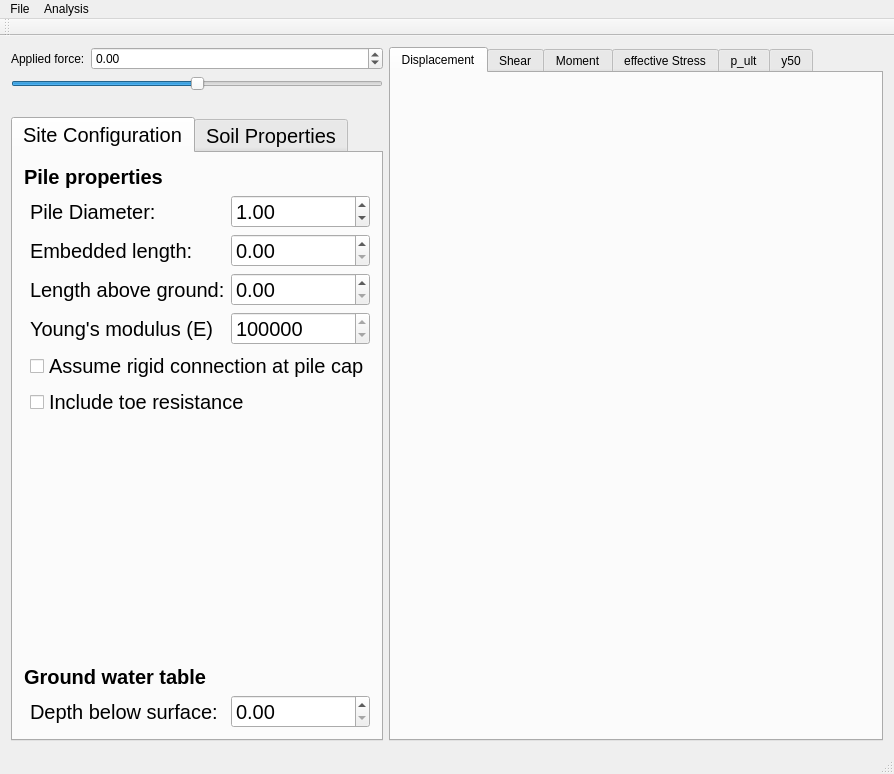
<?xml version="1.0" encoding="UTF-8"?>
<ui version="4.0">
 <class>MainWindow</class>
 <widget class="QMainWindow" name="MainWindow">
  <property name="geometry">
   <rect>
    <x>0</x>
    <y>0</y>
    <width>894</width>
    <height>774</height>
   </rect>
  </property>
  <property name="sizePolicy">
   <sizepolicy hsizetype="Preferred" vsizetype="Preferred">
    <horstretch>0</horstretch>
    <verstretch>0</verstretch>
   </sizepolicy>
  </property>
  <property name="minimumSize">
   <size>
    <width>600</width>
    <height>600</height>
   </size>
  </property>
  <property name="windowTitle">
   <string>MainWindow</string>
  </property>
  <widget class="QWidget" name="centralWidget">
   <layout class="QHBoxLayout" name="horizontalLayout_2">
    <item>
     <layout class="QVBoxLayout" name="verticalLayout">
      <item>
       <layout class="QHBoxLayout" name="horizontalLayout">
        <item>
         <widget class="QLabel" name="forceLabel">
          <property name="text">
           <string>Applied force:</string>
          </property>
         </widget>
        </item>
        <item>
         <widget class="QDoubleSpinBox" name="appliedForce">
          <property name="sizePolicy">
           <sizepolicy hsizetype="Minimum" vsizetype="Fixed">
            <horstretch>2</horstretch>
            <verstretch>0</verstretch>
           </sizepolicy>
          </property>
          <property name="minimum">
           <double>-10000.000000000000000</double>
          </property>
          <property name="maximum">
           <double>10000.000000000000000</double>
          </property>
          <property name="singleStep">
           <double>100.000000000000000</double>
          </property>
          <property name="value">
           <double>0.000000000000000</double>
          </property>
         </widget>
        </item>
       </layout>
      </item>
      <item>
       <widget class="QSlider" name="displacementSlider">
        <property name="minimum">
         <number>-100</number>
        </property>
        <property name="maximum">
         <number>100</number>
        </property>
        <property name="orientation">
         <enum>Qt::Horizontal</enum>
        </property>
        <property name="tickPosition">
         <enum>QSlider::NoTicks</enum>
        </property>
       </widget>
      </item>
      <item>
       <widget class="QLabel" name="schematic">
        <property name="sizePolicy">
         <sizepolicy hsizetype="Preferred" vsizetype="Preferred">
          <horstretch>1</horstretch>
          <verstretch>0</verstretch>
         </sizepolicy>
        </property>
        <property name="maximumSize">
         <size>
          <width>16777215</width>
          <height>16777215</height>
         </size>
        </property>
        <property name="text">
         <string/>
        </property>
        <property name="pixmap">
         <pixmap resource="qtpileresources.qrc">:/images/PileSchematic@0,5x.png</pixmap>
        </property>
        <property name="scaledContents">
         <bool>true</bool>
        </property>
        <property name="alignment">
         <set>Qt::AlignCenter</set>
        </property>
       </widget>
      </item>
      <item>
       <widget class="QTabWidget" name="properties">
        <property name="font">
         <font>
          <pointsize>15</pointsize>
         </font>
        </property>
        <property name="currentIndex">
         <number>0</number>
        </property>
        <widget class="QWidget" name="pileProperties">
         <attribute name="title">
          <string>Site Configuration</string>
         </attribute>
         <layout class="QGridLayout" name="gridLayout">
          <item row="5" column="2">
           <widget class="QDoubleSpinBox" name="Emodulus">
            <property name="decimals">
             <number>0</number>
            </property>
            <property name="minimum">
             <double>10000000.000000000000000</double>
            </property>
            <property name="maximum">
             <double>100000000.000000000000000</double>
            </property>
            <property name="singleStep">
             <double>100000.000000000000000</double>
            </property>
            <property name="value">
             <double>25000000.000000000000000</double>
            </property>
           </widget>
          </item>
          <item row="9" column="0" colspan="2">
           <widget class="QLabel" name="GWlabel">
            <property name="minimumSize">
             <size>
              <width>0</width>
              <height>20</height>
             </size>
            </property>
            <property name="font">
             <font>
              <weight>75</weight>
              <bold>true</bold>
             </font>
            </property>
            <property name="text">
             <string>Ground water table</string>
            </property>
            <property name="alignment">
             <set>Qt::AlignBottom|Qt::AlignLeading|Qt::AlignLeft</set>
            </property>
           </widget>
          </item>
          <item row="10" column="2">
           <widget class="QDoubleSpinBox" name="groundWaterTable"/>
          </item>
          <item row="1" column="0" colspan="2">
           <widget class="QLabel" name="pilePropertyLabel">
            <property name="maximumSize">
             <size>
              <width>16777215</width>
              <height>25</height>
             </size>
            </property>
            <property name="font">
             <font>
              <weight>75</weight>
              <bold>true</bold>
             </font>
            </property>
            <property name="text">
             <string>Pile properties</string>
            </property>
           </widget>
          </item>
          <item row="10" column="1">
           <widget class="QLabel" name="gwtableLabel">
            <property name="text">
             <string>Depth below surface:</string>
            </property>
           </widget>
          </item>
          <item row="2" column="1">
           <widget class="QLabel" name="diameterLabel">
            <property name="text">
             <string>Pile Diameter:</string>
            </property>
           </widget>
          </item>
          <item row="7" column="1" colspan="2">
           <widget class="QCheckBox" name="chkBox_include_toe_resistance">
            <property name="text">
             <string>Include toe resistance</string>
            </property>
           </widget>
          </item>
          <item row="3" column="2">
           <widget class="QDoubleSpinBox" name="embeddedLength"/>
          </item>
          <item row="3" column="1">
           <widget class="QLabel" name="lengthLabel">
            <property name="text">
             <string>Embedded length:</string>
            </property>
           </widget>
          </item>
          <item row="4" column="2">
           <widget class="QDoubleSpinBox" name="freeLength"/>
          </item>
          <item row="5" column="1">
           <widget class="QLabel" name="emodulusLabel">
            <property name="text">
             <string>Young's modulus (E)</string>
            </property>
           </widget>
          </item>
          <item row="2" column="2">
           <widget class="QDoubleSpinBox" name="pileDiameter">
            <property name="minimum">
             <double>0.010000000000000</double>
            </property>
            <property name="singleStep">
             <double>0.010000000000000</double>
            </property>
            <property name="value">
             <double>1.000000000000000</double>
            </property>
           </widget>
          </item>
          <item row="4" column="1">
           <widget class="QLabel" name="freeLengthLabel">
            <property name="text">
             <string>Length above ground:</string>
            </property>
           </widget>
          </item>
          <item row="6" column="1" colspan="2">
           <widget class="QCheckBox" name="chkBox_assume_rigid_cap">
            <property name="text">
             <string>Assume rigid connection at pile cap</string>
            </property>
           </widget>
          </item>
         </layout>
         <zorder>lengthLabel</zorder>
         <zorder>freeLengthLabel</zorder>
         <zorder>embeddedLength</zorder>
         <zorder>freeLength</zorder>
         <zorder>pilePropertyLabel</zorder>
         <zorder>diameterLabel</zorder>
         <zorder>pileDiameter</zorder>
         <zorder>GWlabel</zorder>
         <zorder>emodulusLabel</zorder>
         <zorder>Emodulus</zorder>
         <zorder>gwtableLabel</zorder>
         <zorder>groundWaterTable</zorder>
         <zorder>chkBox_include_toe_resistance</zorder>
         <zorder>chkBox_assume_rigid_cap</zorder>
        </widget>
        <widget class="QWidget" name="soilProperties">
         <property name="sizePolicy">
          <sizepolicy hsizetype="Preferred" vsizetype="Preferred">
           <horstretch>1</horstretch>
           <verstretch>0</verstretch>
          </sizepolicy>
         </property>
         <attribute name="title">
          <string>Soil Properties</string>
         </attribute>
         <layout class="QGridLayout" name="gridLayout_2">
          <property name="leftMargin">
           <number>10</number>
          </property>
          <property name="topMargin">
           <number>10</number>
          </property>
          <property name="rightMargin">
           <number>10</number>
          </property>
          <property name="bottomMargin">
           <number>10</number>
          </property>
          <property name="horizontalSpacing">
           <number>-1</number>
          </property>
          <item row="0" column="0">
           <widget class="QTableWidget" name="matTable">
            <property name="sizePolicy">
             <sizepolicy hsizetype="Preferred" vsizetype="Preferred">
              <horstretch>1</horstretch>
              <verstretch>0</verstretch>
             </sizepolicy>
            </property>
           </widget>
          </item>
         </layout>
        </widget>
       </widget>
      </item>
     </layout>
    </item>
    <item>
     <widget class="QTabWidget" name="tabWidget">
      <property name="sizePolicy">
       <sizepolicy hsizetype="Expanding" vsizetype="Expanding">
        <horstretch>3</horstretch>
        <verstretch>1</verstretch>
       </sizepolicy>
      </property>
      <property name="minimumSize">
       <size>
        <width>400</width>
        <height>0</height>
       </size>
      </property>
      <property name="currentIndex">
       <number>0</number>
      </property>
      <widget class="QWidget" name="displacement">
       <attribute name="title">
        <string>Displacement</string>
       </attribute>
       <layout class="QGridLayout" name="gridLayout_3">
        <item row="0" column="0">
         <widget class="QCustomPlot" name="displPlot" native="true">
          <property name="sizePolicy">
           <sizepolicy hsizetype="Preferred" vsizetype="Preferred">
            <horstretch>3</horstretch>
            <verstretch>0</verstretch>
           </sizepolicy>
          </property>
         </widget>
        </item>
       </layout>
      </widget>
      <widget class="QWidget" name="shear">
       <attribute name="title">
        <string>Shear</string>
       </attribute>
       <layout class="QGridLayout" name="gridLayout_4">
        <item row="0" column="0">
         <widget class="QCustomPlot" name="shearPlot" native="true"/>
        </item>
       </layout>
      </widget>
      <widget class="QWidget" name="moment">
       <attribute name="title">
        <string>Moment</string>
       </attribute>
       <layout class="QGridLayout" name="gridLayout_5">
        <item row="0" column="0">
         <widget class="QCustomPlot" name="momentPlot" native="true"/>
        </item>
       </layout>
      </widget>
      <widget class="QWidget" name="stress">
       <attribute name="title">
        <string>effective Stress</string>
       </attribute>
       <layout class="QGridLayout" name="gridLayout_6">
        <item row="0" column="0">
         <widget class="QCustomPlot" name="stressPlot" native="true"/>
        </item>
       </layout>
      </widget>
      <widget class="QWidget" name="pult">
       <attribute name="title">
        <string>p_ult</string>
       </attribute>
       <layout class="QGridLayout" name="gridLayout_7">
        <item row="0" column="0">
         <widget class="QCustomPlot" name="pultPlot" native="true"/>
        </item>
       </layout>
      </widget>
      <widget class="QWidget" name="y50">
       <attribute name="title">
        <string>y50</string>
       </attribute>
       <layout class="QGridLayout" name="gridLayout_8">
        <item row="0" column="0">
         <widget class="QCustomPlot" name="y50Plot" native="true"/>
        </item>
       </layout>
      </widget>
     </widget>
    </item>
   </layout>
  </widget>
  <widget class="QMenuBar" name="menuBar">
   <property name="geometry">
    <rect>
     <x>0</x>
     <y>0</y>
     <width>894</width>
     <height>22</height>
    </rect>
   </property>
   <widget class="QMenu" name="menuOpenSeesPile">
    <property name="title">
     <string>File</string>
    </property>
    <addaction name="actionNew"/>
    <addaction name="action_Open"/>
    <addaction name="actionSave"/>
    <addaction name="actionExport_to_OpenSees"/>
    <addaction name="actionExit"/>
   </widget>
   <widget class="QMenu" name="menuAnalysis">
    <property name="title">
     <string>Analysis</string>
    </property>
    <addaction name="actionReset"/>
    <addaction name="actionFEA_parameters"/>
   </widget>
   <addaction name="menuOpenSeesPile"/>
   <addaction name="menuAnalysis"/>
  </widget>
  <widget class="QToolBar" name="mainToolBar">
   <attribute name="toolBarArea">
    <enum>TopToolBarArea</enum>
   </attribute>
   <attribute name="toolBarBreak">
    <bool>false</bool>
   </attribute>
  </widget>
  <widget class="QStatusBar" name="statusBar"/>
  <action name="actionSave">
   <property name="text">
    <string>Save</string>
   </property>
  </action>
  <action name="actionNew">
   <property name="text">
    <string>New</string>
   </property>
  </action>
  <action name="actionExit">
   <property name="text">
    <string>Exit</string>
   </property>
  </action>
  <action name="actionReset">
   <property name="text">
    <string>&amp;Reset</string>
   </property>
  </action>
  <action name="actionFEA_parameters">
   <property name="text">
    <string>FEA &amp;Parameters</string>
   </property>
  </action>
  <action name="action_Open">
   <property name="text">
    <string>&amp;Open</string>
   </property>
  </action>
  <action name="actionExport_to_OpenSees">
   <property name="text">
    <string>Export to OpenSees</string>
   </property>
  </action>
 </widget>
 <layoutdefault spacing="6" margin="11"/>
 <customwidgets>
  <customwidget>
   <class>QCustomPlot</class>
   <extends>QWidget</extends>
   <header location="global">qcustomplot.h</header>
   <container>1</container>
  </customwidget>
 </customwidgets>
 <resources>
  <include location="qtpileresources.qrc"/>
 </resources>
 <connections/>
</ui>
